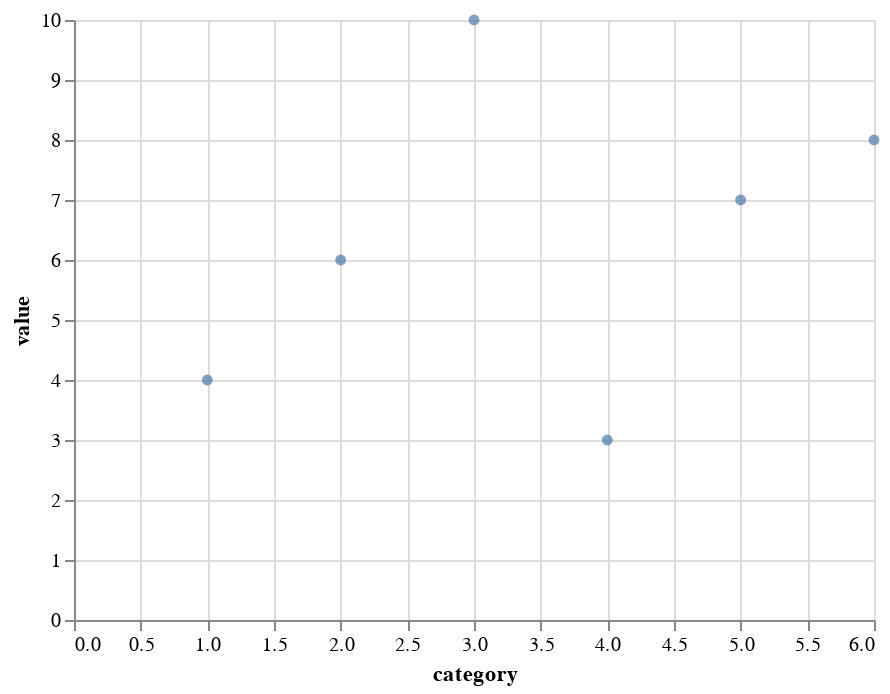

Write notebook code for a chart like this one.
### Markdown cell above
Note in the code above, we change the fill color (`fill`), stroke color (`color`) and the radius (`size`) properties of mark type. For all color-related properties, you can use either the color name (here is [a list of valid color names](https://w3schools.sinsixx.com/css/css_colornames.asp.htm)) or its hex coding (e.g. `#0011ff`). These properties will apply to all data points in the chart. If you want any of these properties to be data-dependent (i.e. changes from point to point based on a column in the dataset), you need to add an encoding to the chart, which we will cover in another tutorial.

A closely related mark type is the circle mark:

### Code cell
scatter_plot = base.mark_circle()
scatter_plot

### Figure 1 — Vega-Lite specification as saved in the notebook (floating-point values rounded to 4 significant figures)
{"config": {"view": {"continuousWidth": 400, "continuousHeight": 300}}, "data": {"name": "data-c9896de6322bcd9cf0fe9396e0b72d16"}, "mark": "circle", "encoding": {"x": {"field": "category", "type": "quantitative"}, "y": {"field": "value", "type": "quantitative"}}, "$schema": "https://vega.github.io/schema/vega-lite/v4.17.0.json", "datasets": {"data-c9896de6322bcd9cf0fe9396e0b72d16": [{"category": 1, "value": 4}, {"category": 2, "value": 6}, {"category": 3, "value": 10}, {"category": 4, "value": 3}, {"category": 5, "value": 7}, {"category": 6, "value": 8}]}}
